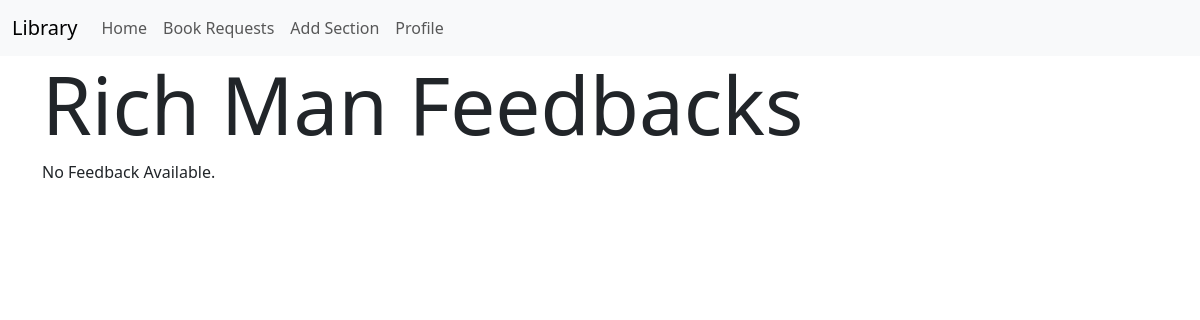
Page /book/12/see_feedback (signed in) on the earlier database version.
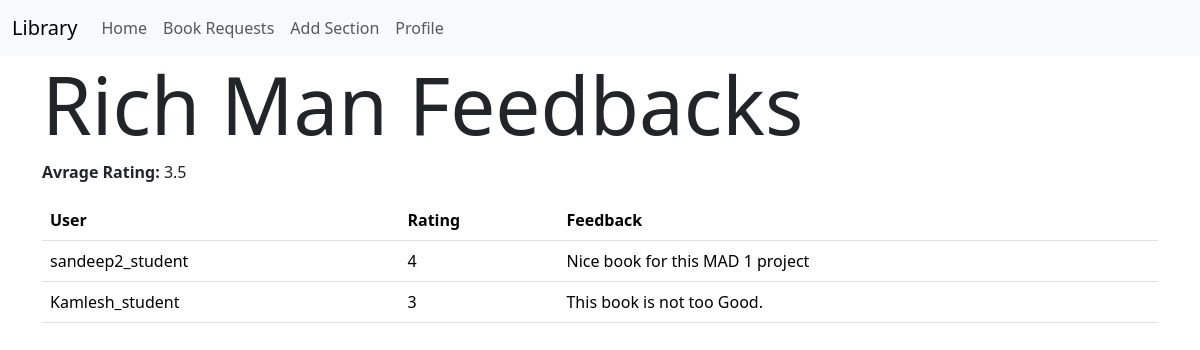
Same page on the later database version.
### models.py (models this page shows)
class Book(db.Model):
    id = db.Column(db.Integer, primary_key=True)
    name = db.Column(db.String(64), nullable=False)
    content = db.Column(db.Text)
    authors = db.Column(db.String(255))
    book_upload_date = db.Column(db.Date,default=datetime.utcnow)
    book_rating = db.Column(db.Float)
    section_id = db.Column(db.Integer, db.ForeignKey('section.id'), nullable=False)
    bookrequest = db.relationship('BookRequest', backref='book', lazy=True, cascade='all, delete-orphan')
    feedback_records = db.relationship('Feedback', backref='', lazy=True, cascade='all, delete-orphan')

class Feedback(db.Model):
    id = db.Column(db.Integer, primary_key=True)
    user_id = db.Column(db.Integer, db.ForeignKey('user.id'), nullable=False)
    book_id = db.Column(db.Integer, db.ForeignKey('book.id'), nullable=False)
    rating = db.Column(db.Integer,CheckConstraint('rating >= 0 AND rating <= 5'))
    feedback = db.Column(db.Text)
    user = db.relationship('User', backref=db.backref('feedback', lazy=True))
    book = db.relationship('Book', backref=db.backref('feedback', lazy=True))

class User(db.Model):
    id = db.Column(db.Integer, primary_key=True)
    username = db.Column(db.String(32), unique=True, nullable=False)
    passhash = db.Column(db.String(256), nullable=False)
    name = db.Column(db.String(64), nullable=False)
    is_librarian = db.Column(db.Boolean, nullable=False, default=False)

### routes.py (the view)
@app.route('/book/<int:id>/see_feedback')
@librarian_required
def see_feedback(id):
    user = User.query.get(session['user_id'])
    book = Book.query.get(id)
    if not book:
        flash('Book does not exist')
        return redirect(url_for('librarian'))
    feedbacks = Feedback.query.filter_by(book_id=id).all()
    return render_template('showfeedback.html',user=user,book=book,feedbacks=feedbacks)

### routes.py (called while the page is built)
def librarian_required(func):
    @wraps(func)
    def inner(*args, **kwargs):
        if 'user_id' not in session:
            flash('Please login to continue')
            return redirect(url_for('login'))
        user = User.query.get(session['user_id'])
        if not user.is_librarian:
            flash('You are not authorized to access this page')
            return redirect(url_for('index'))
        return func(*args, **kwargs)
    return inner

### templates/showfeedback.html (shortened to what this page needs)
{% extends 'layout.html' %}
{% block content %}
<h1 class="display-1">{{ book.name }} Feedbacks</h1>
{% if feedbacks %}
<p><b>Avrage Rating: </b> {{book.book_rating}}</p>
<table class="table">
    <thead>
        <tr>
            <th>User</th>
            <th>Rating</th>
            <th>Feedback</th>
        </tr>
    </thead>
    <tbody>
        {% for feedback in feedbacks %}
        <tr>
            <td>{{ feedback.user.username }}</td>
            <td>{{ feedback.rating }}</td>
            <td>{{ feedback.feedback }}</td>
        </tr>
        {% endfor %}
    </tbody>
</table>
{% else %}
<p>No Feedback Available.</p>
{% endif %}
{% endblock %}

Differences in the rows shown:
changed Book "Rich Man": book_rating (not shown) → "3.5"
added Feedback: user.username "sandeep2_student", rating "4", feedback "Nice book for this MAD 1 project"
added Feedback: user.username "Kamlesh_student", rating "3", feedback "This book is not too Good."
Other differences:
text no longer shown: "No Feedback Available."
text now shown: "Avrage Rating: User Rating Feedback"
